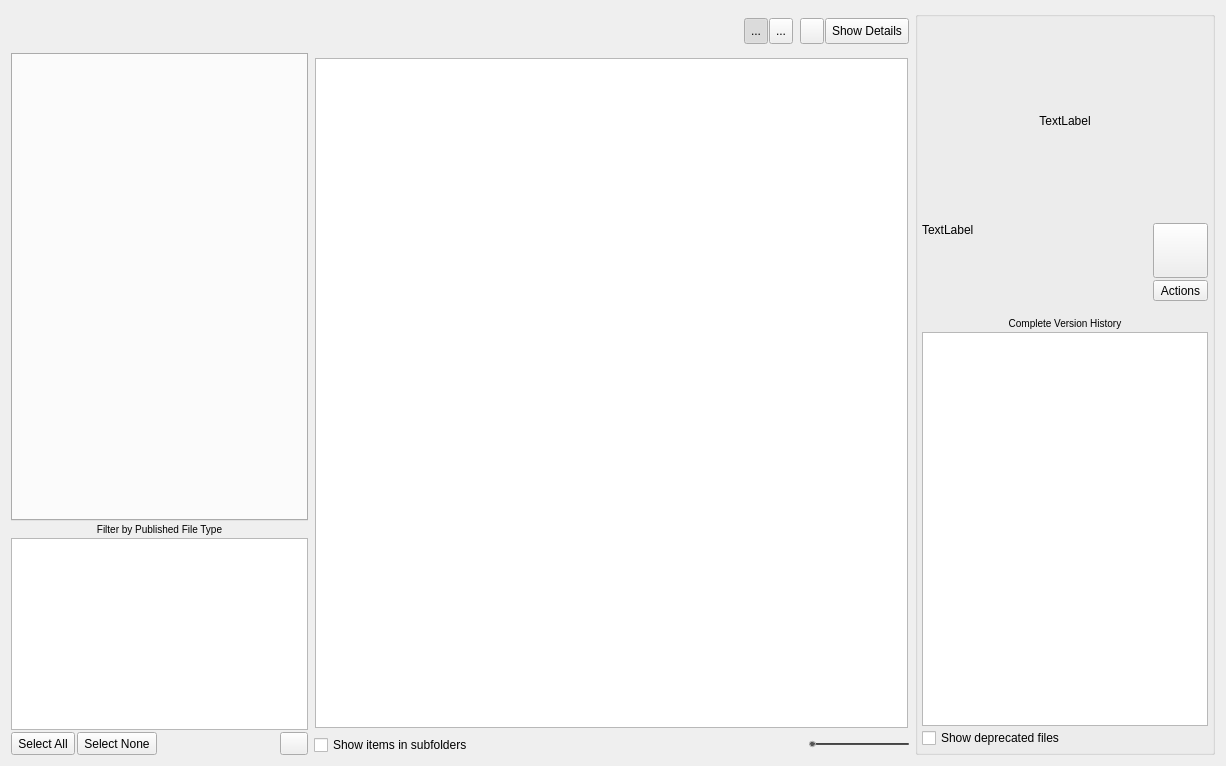
<?xml version="1.0" encoding="UTF-8"?>
<ui version="4.0">
 <class>Dialog</class>
 <widget class="QDialog" name="Dialog">
  <property name="geometry">
   <rect>
    <x>0</x>
    <y>0</y>
    <width>1226</width>
    <height>766</height>
   </rect>
  </property>
  <property name="windowTitle">
   <string>Load items into your scene</string>
  </property>
  <layout class="QHBoxLayout" name="horizontalLayout_3" stretch="1,2,0">
   <item>
    <layout class="QVBoxLayout" name="left_area">
     <property name="spacing">
      <number>2</number>
     </property>
     <item>
      <layout class="QHBoxLayout" name="top_toolbar">
       <item>
        <widget class="QToolButton" name="navigation_home">
         <property name="minimumSize">
          <size>
           <width>40</width>
           <height>40</height>
          </size>
         </property>
         <property name="maximumSize">
          <size>
           <width>40</width>
           <height>40</height>
          </size>
         </property>
         <property name="toolTip">
          <string>Clicking the &lt;i&gt;home button&lt;/i&gt; will take you to the location that best matches your current work area.</string>
         </property>
         <property name="styleSheet">
          <string notr="true">QToolButton{
   border: none;
   background-color: none;
   background-repeat: no-repeat;
   background-position: center center;
   background-image: url(:/res/home.png);
}

QToolButton:hover{
background-image: url(:/res/home_hover.png);
}

QToolButton:Pressed {
background-image: url(:/res/home_pressed.png);
}
</string>
         </property>
        </widget>
       </item>
       <item>
        <widget class="QToolButton" name="navigation_prev">
         <property name="minimumSize">
          <size>
           <width>40</width>
           <height>40</height>
          </size>
         </property>
         <property name="maximumSize">
          <size>
           <width>40</width>
           <height>40</height>
          </size>
         </property>
         <property name="toolTip">
          <string>&lt;i&gt;Go back&lt;/i&gt; in the folder history.</string>
         </property>
         <property name="styleSheet">
          <string notr="true">QToolButton{
   border: none;
   background-color: none;
   background-repeat: no-repeat;
   background-position: center center;
   background-image: url(:/res/left_arrow.png);
}

QToolButton:disabled{
   background-image: url(:/res/left_arrow_disabled.png);
}

QToolButton:hover{
background-image: url(:/res/left_arrow_hover.png);
}

QToolButton:Pressed {
background-image: url(:/res/left_arrow_pressed.png);
}
</string>
         </property>
        </widget>
       </item>
       <item>
        <widget class="QToolButton" name="navigation_next">
         <property name="minimumSize">
          <size>
           <width>40</width>
           <height>40</height>
          </size>
         </property>
         <property name="maximumSize">
          <size>
           <width>40</width>
           <height>40</height>
          </size>
         </property>
         <property name="toolTip">
          <string>&lt;i&gt;Go forward&lt;/i&gt; in the folder history.</string>
         </property>
         <property name="styleSheet">
          <string notr="true">QToolButton{
   border: none;
   background-color: none;
   background-repeat: no-repeat;
   background-position: center center;
   background-image: url(:/res/right_arrow.png);
}

QToolButton:disabled{
   background-image: url(:/res/right_arrow_disabled.png);
}


QToolButton:hover{
background-image: url(:/res/right_arrow_hover.png);
}

QToolButton:Pressed {
background-image: url(:/res/right_arrow_pressed.png);
}
</string>
         </property>
        </widget>
       </item>
       <item>
        <widget class="QLabel" name="label">
         <property name="text">
          <string/>
         </property>
        </widget>
       </item>
      </layout>
     </item>
     <item>
      <widget class="QTabWidget" name="entity_preset_tabs">
       <property name="maximumSize">
        <size>
         <width>300</width>
         <height>16777202</height>
        </size>
       </property>
       <property name="toolTip">
        <string>This area shows &lt;i&gt;Shotgun objects&lt;/i&gt; such as Shots or Assets, grouped into sections. </string>
       </property>
       <property name="currentIndex">
        <number>-1</number>
       </property>
       <property name="usesScrollButtons">
        <bool>true</bool>
       </property>
      </widget>
     </item>
     <item>
      <widget class="QLabel" name="label_4">
       <property name="text">
        <string>&lt;small&gt;Filter by Published File Type&lt;/small&gt;</string>
       </property>
       <property name="alignment">
        <set>Qt::AlignCenter</set>
       </property>
      </widget>
     </item>
     <item>
      <widget class="QListView" name="publish_type_list">
       <property name="sizePolicy">
        <sizepolicy hsizetype="Preferred" vsizetype="Maximum">
         <horstretch>0</horstretch>
         <verstretch>0</verstretch>
        </sizepolicy>
       </property>
       <property name="minimumSize">
        <size>
         <width>100</width>
         <height>100</height>
        </size>
       </property>
       <property name="toolTip">
        <string>This list shows all the relevant &lt;i&gt;publish types&lt;/i&gt; for your current selection. By ticking and unticking items in this list, publishes in the main view will be shown or hidden. You can see a summary count next to each publish type, showing how many items of that sort are matching your current selection.</string>
       </property>
       <property name="styleSheet">
        <string notr="true">QListView::item {
    border-top: 1px dotted #888888;
    padding: 5px;
 }</string>
       </property>
       <property name="editTriggers">
        <set>QAbstractItemView::NoEditTriggers</set>
       </property>
       <property name="showDropIndicator" stdset="0">
        <bool>false</bool>
       </property>
       <property name="selectionMode">
        <enum>QAbstractItemView::NoSelection</enum>
       </property>
       <property name="uniformItemSizes">
        <bool>true</bool>
       </property>
      </widget>
     </item>
     <item>
      <layout class="QHBoxLayout" name="horizontalLayout_6">
       <property name="spacing">
        <number>2</number>
       </property>
       <item>
        <widget class="QToolButton" name="check_all">
         <property name="sizePolicy">
          <sizepolicy hsizetype="Fixed" vsizetype="Preferred">
           <horstretch>0</horstretch>
           <verstretch>0</verstretch>
          </sizepolicy>
         </property>
         <property name="text">
          <string>Select All</string>
         </property>
        </widget>
       </item>
       <item>
        <widget class="QToolButton" name="check_none">
         <property name="sizePolicy">
          <sizepolicy hsizetype="Fixed" vsizetype="Preferred">
           <horstretch>0</horstretch>
           <verstretch>0</verstretch>
          </sizepolicy>
         </property>
         <property name="text">
          <string>Select None</string>
         </property>
        </widget>
       </item>
       <item>
        <widget class="QLabel" name="label_3">
         <property name="text">
          <string/>
         </property>
         <property name="alignment">
          <set>Qt::AlignRight|Qt::AlignTrailing|Qt::AlignVCenter</set>
         </property>
        </widget>
       </item>
       <item>
        <widget class="QToolButton" name="cog_button">
         <property name="toolTip">
          <string>Tools and Settings</string>
         </property>
         <property name="icon">
          <iconset resource="resources.qrc">
           <normaloff>:/res/gear.png</normaloff>:/res/gear.png</iconset>
         </property>
         <property name="iconSize">
          <size>
           <width>20</width>
           <height>16</height>
          </size>
         </property>
         <property name="popupMode">
          <enum>QToolButton::InstantPopup</enum>
         </property>
        </widget>
       </item>
      </layout>
     </item>
    </layout>
   </item>
   <item>
    <layout class="QVBoxLayout" name="middle_area">
     <item>
      <layout class="QHBoxLayout" name="horizontalLayout_2">
       <property name="spacing">
        <number>1</number>
       </property>
       <item>
        <widget class="QLabel" name="entity_breadcrumbs">
         <property name="sizePolicy">
          <sizepolicy hsizetype="Ignored" vsizetype="Preferred">
           <horstretch>0</horstretch>
           <verstretch>0</verstretch>
          </sizepolicy>
         </property>
         <property name="minimumSize">
          <size>
           <width>0</width>
           <height>40</height>
          </size>
         </property>
         <property name="toolTip">
          <string>This &lt;i&gt;breadcrumbs listing&lt;/i&gt; shows your currently selected Shotgun location.</string>
         </property>
         <property name="text">
          <string/>
         </property>
        </widget>
       </item>
       <item>
        <spacer name="horizontalSpacer_5">
         <property name="orientation">
          <enum>Qt::Horizontal</enum>
         </property>
         <property name="sizeType">
          <enum>QSizePolicy::Ignored</enum>
         </property>
         <property name="sizeHint" stdset="0">
          <size>
           <width>40</width>
           <height>20</height>
          </size>
         </property>
        </spacer>
       </item>
       <item>
        <widget class="QToolButton" name="thumbnail_mode">
         <property name="minimumSize">
          <size>
           <width>0</width>
           <height>26</height>
          </size>
         </property>
         <property name="toolTip">
          <string>Thumbnail Mode</string>
         </property>
         <property name="text">
          <string>...</string>
         </property>
         <property name="icon">
          <iconset resource="resources.qrc">
           <normaloff>:/res/mode_switch_thumb_active.png</normaloff>:/res/mode_switch_thumb_active.png</iconset>
         </property>
         <property name="checkable">
          <bool>true</bool>
         </property>
         <property name="checked">
          <bool>true</bool>
         </property>
        </widget>
       </item>
       <item>
        <widget class="QToolButton" name="list_mode">
         <property name="minimumSize">
          <size>
           <width>0</width>
           <height>26</height>
          </size>
         </property>
         <property name="toolTip">
          <string>List Mode</string>
         </property>
         <property name="text">
          <string>...</string>
         </property>
         <property name="icon">
          <iconset resource="resources.qrc">
           <normaloff>:/res/mode_switch_card.png</normaloff>:/res/mode_switch_card.png</iconset>
         </property>
         <property name="checkable">
          <bool>true</bool>
         </property>
        </widget>
       </item>
       <item>
        <widget class="QLabel" name="label_5">
         <property name="minimumSize">
          <size>
           <width>5</width>
           <height>0</height>
          </size>
         </property>
         <property name="maximumSize">
          <size>
           <width>5</width>
           <height>16777215</height>
          </size>
         </property>
         <property name="text">
          <string/>
         </property>
        </widget>
       </item>
       <item>
        <widget class="QToolButton" name="search_publishes">
         <property name="minimumSize">
          <size>
           <width>0</width>
           <height>26</height>
          </size>
         </property>
         <property name="toolTip">
          <string>Filter Publishes</string>
         </property>
         <property name="icon">
          <iconset resource="resources.qrc">
           <normaloff>:/res/search.png</normaloff>:/res/search.png</iconset>
         </property>
         <property name="checkable">
          <bool>true</bool>
         </property>
        </widget>
       </item>
       <item>
        <widget class="QToolButton" name="info">
         <property name="minimumSize">
          <size>
           <width>0</width>
           <height>26</height>
          </size>
         </property>
         <property name="toolTip">
          <string>Use this button to &lt;i&gt;toggle details on and off&lt;/i&gt;. </string>
         </property>
         <property name="text">
          <string>Show Details</string>
         </property>
        </widget>
       </item>
      </layout>
     </item>
     <item>
      <widget class="QFrame" name="publish_frame">
       <layout class="QHBoxLayout" name="horizontalLayout_7">
        <property name="spacing">
         <number>1</number>
        </property>
        <property name="margin">
         <number>1</number>
        </property>
        <item>
         <widget class="QListView" name="publish_view">
          <property name="editTriggers">
           <set>QAbstractItemView::NoEditTriggers</set>
          </property>
          <property name="resizeMode">
           <enum>QListView::Adjust</enum>
          </property>
          <property name="spacing">
           <number>5</number>
          </property>
          <property name="viewMode">
           <enum>QListView::IconMode</enum>
          </property>
          <property name="uniformItemSizes">
           <bool>true</bool>
          </property>
         </widget>
        </item>
       </layout>
      </widget>
     </item>
     <item>
      <layout class="QHBoxLayout" name="horizontalLayout_4">
       <item>
        <widget class="QCheckBox" name="show_sub_items">
         <property name="toolTip">
          <string>Enables the &lt;i&gt;subfolder mode&lt;/i&gt;, displaying a total aggregate of all selected items.</string>
         </property>
         <property name="text">
          <string>Show items in subfolders</string>
         </property>
        </widget>
       </item>
       <item>
        <spacer name="horizontalSpacer_3">
         <property name="orientation">
          <enum>Qt::Horizontal</enum>
         </property>
         <property name="sizeHint" stdset="0">
          <size>
           <width>128</width>
           <height>20</height>
          </size>
         </property>
        </spacer>
       </item>
       <item>
        <widget class="QLabel" name="label_2">
         <property name="text">
          <string/>
         </property>
         <property name="pixmap">
          <pixmap resource="resources.qrc">:/res/search.png</pixmap>
         </property>
        </widget>
       </item>
       <item>
        <widget class="QSlider" name="thumb_scale">
         <property name="minimumSize">
          <size>
           <width>100</width>
           <height>0</height>
          </size>
         </property>
         <property name="maximumSize">
          <size>
           <width>100</width>
           <height>16777215</height>
          </size>
         </property>
         <property name="toolTip">
          <string>Use this handle to &lt;i&gt;adjust the size&lt;/i&gt; of the displayed thumbnails.</string>
         </property>
         <property name="styleSheet">
          <string notr="true">QSlider::groove:horizontal {
     /*border: 1px solid #999999; */
     height: 2px; /* the groove expands to the size of the slider by default. by giving it a height, it has a fixed size */
     background: qlineargradient(x1:0, y1:0, x2:0, y2:1, stop:0 #3F3F3F, stop:1 #545454);
     margin: 2px 0;
     border-radius: 1px;
 }

 QSlider::handle:horizontal {
     background: #545454;
     border: 1px solid #B6B6B6;
     width: 5px;
     margin: -2px 0; /* handle is placed by default on the contents rect of the groove. Expand outside the groove */
     border-radius: 3px;
 }
</string>
         </property>
         <property name="minimum">
          <number>70</number>
         </property>
         <property name="maximum">
          <number>250</number>
         </property>
         <property name="value">
          <number>70</number>
         </property>
         <property name="sliderPosition">
          <number>70</number>
         </property>
         <property name="orientation">
          <enum>Qt::Horizontal</enum>
         </property>
         <property name="invertedAppearance">
          <bool>false</bool>
         </property>
         <property name="invertedControls">
          <bool>false</bool>
         </property>
        </widget>
       </item>
      </layout>
     </item>
    </layout>
   </item>
   <item>
    <widget class="QGroupBox" name="details">
     <property name="minimumSize">
      <size>
       <width>300</width>
       <height>0</height>
      </size>
     </property>
     <property name="maximumSize">
      <size>
       <width>300</width>
       <height>16777215</height>
      </size>
     </property>
     <property name="title">
      <string/>
     </property>
     <layout class="QVBoxLayout" name="verticalLayout_3">
      <property name="spacing">
       <number>2</number>
      </property>
      <property name="margin">
       <number>4</number>
      </property>
      <item>
       <layout class="QHBoxLayout" name="horizontalLayout">
        <item>
         <spacer name="horizontalSpacer">
          <property name="orientation">
           <enum>Qt::Horizontal</enum>
          </property>
          <property name="sizeHint" stdset="0">
           <size>
            <width>40</width>
            <height>20</height>
           </size>
          </property>
         </spacer>
        </item>
        <item>
         <widget class="QLabel" name="details_image">
          <property name="sizePolicy">
           <sizepolicy hsizetype="Fixed" vsizetype="Fixed">
            <horstretch>0</horstretch>
            <verstretch>0</verstretch>
           </sizepolicy>
          </property>
          <property name="minimumSize">
           <size>
            <width>256</width>
            <height>200</height>
           </size>
          </property>
          <property name="maximumSize">
           <size>
            <width>256</width>
            <height>200</height>
           </size>
          </property>
          <property name="text">
           <string>TextLabel</string>
          </property>
          <property name="scaledContents">
           <bool>true</bool>
          </property>
          <property name="alignment">
           <set>Qt::AlignCenter</set>
          </property>
         </widget>
        </item>
        <item>
         <spacer name="horizontalSpacer_4">
          <property name="orientation">
           <enum>Qt::Horizontal</enum>
          </property>
          <property name="sizeHint" stdset="0">
           <size>
            <width>40</width>
            <height>20</height>
           </size>
          </property>
         </spacer>
        </item>
       </layout>
      </item>
      <item>
       <layout class="QHBoxLayout" name="horizontalLayout_5">
        <item>
         <widget class="QLabel" name="details_header">
          <property name="text">
           <string>TextLabel</string>
          </property>
          <property name="alignment">
           <set>Qt::AlignLeading|Qt::AlignLeft|Qt::AlignTop</set>
          </property>
          <property name="wordWrap">
           <bool>true</bool>
          </property>
         </widget>
        </item>
        <item>
         <spacer name="horizontalSpacer_2">
          <property name="orientation">
           <enum>Qt::Horizontal</enum>
          </property>
          <property name="sizeHint" stdset="0">
           <size>
            <width>40</width>
            <height>20</height>
           </size>
          </property>
         </spacer>
        </item>
        <item>
         <layout class="QVBoxLayout" name="verticalLayout_4">
          <item>
           <widget class="QToolButton" name="detail_playback_btn">
            <property name="minimumSize">
             <size>
              <width>55</width>
              <height>55</height>
             </size>
            </property>
            <property name="maximumSize">
             <size>
              <width>55</width>
              <height>55</height>
             </size>
            </property>
            <property name="toolTip">
             <string>The most recent published version has some playable media associated. Click this button to launch the Shotgun &lt;b&gt;Screening Room&lt;/b&gt; web player to see the review version and any notes and comments that have been submitted.</string>
            </property>
            <property name="text">
             <string/>
            </property>
            <property name="icon">
             <iconset resource="resources.qrc">
              <normaloff>:/res/play_icon.png</normaloff>:/res/play_icon.png</iconset>
            </property>
            <property name="iconSize">
             <size>
              <width>40</width>
              <height>40</height>
             </size>
            </property>
            <property name="toolButtonStyle">
             <enum>Qt::ToolButtonTextBesideIcon</enum>
            </property>
           </widget>
          </item>
          <item>
           <widget class="QToolButton" name="detail_actions_btn">
            <property name="minimumSize">
             <size>
              <width>55</width>
              <height>0</height>
             </size>
            </property>
            <property name="maximumSize">
             <size>
              <width>55</width>
              <height>16777215</height>
             </size>
            </property>
            <property name="text">
             <string>Actions</string>
            </property>
            <property name="popupMode">
             <enum>QToolButton::InstantPopup</enum>
            </property>
            <property name="toolButtonStyle">
             <enum>Qt::ToolButtonTextOnly</enum>
            </property>
           </widget>
          </item>
         </layout>
        </item>
       </layout>
      </item>
      <item>
       <widget class="QLabel" name="version_history_label">
        <property name="sizePolicy">
         <sizepolicy hsizetype="Preferred" vsizetype="Maximum">
          <horstretch>0</horstretch>
          <verstretch>0</verstretch>
         </sizepolicy>
        </property>
        <property name="styleSheet">
         <string notr="true">QLabel { padding-top: 14px}</string>
        </property>
        <property name="text">
         <string>&lt;small&gt;Complete Version History&lt;/small&gt;</string>
        </property>
        <property name="alignment">
         <set>Qt::AlignCenter</set>
        </property>
        <property name="wordWrap">
         <bool>true</bool>
        </property>
       </widget>
      </item>
      <item>
       <widget class="QListView" name="history_view">
        <property name="verticalScrollMode">
         <enum>QAbstractItemView::ScrollPerPixel</enum>
        </property>
        <property name="horizontalScrollMode">
         <enum>QAbstractItemView::ScrollPerPixel</enum>
        </property>
        <property name="uniformItemSizes">
         <bool>true</bool>
        </property>
       </widget>
      </item>
      <item>
       <widget class="QCheckBox" name="show_deprecated_files">
        <property name="text">
         <string>Show deprecated files</string>
        </property>
       </widget>
      </item>
     </layout>
    </widget>
   </item>
  </layout>
 </widget>
 <tabstops>
  <tabstop>navigation_home</tabstop>
  <tabstop>navigation_prev</tabstop>
  <tabstop>navigation_next</tabstop>
  <tabstop>publish_type_list</tabstop>
  <tabstop>show_sub_items</tabstop>
  <tabstop>thumb_scale</tabstop>
  <tabstop>history_view</tabstop>
 </tabstops>
 <resources>
  <include location="resources.qrc"/>
 </resources>
 <connections/>
</ui>
